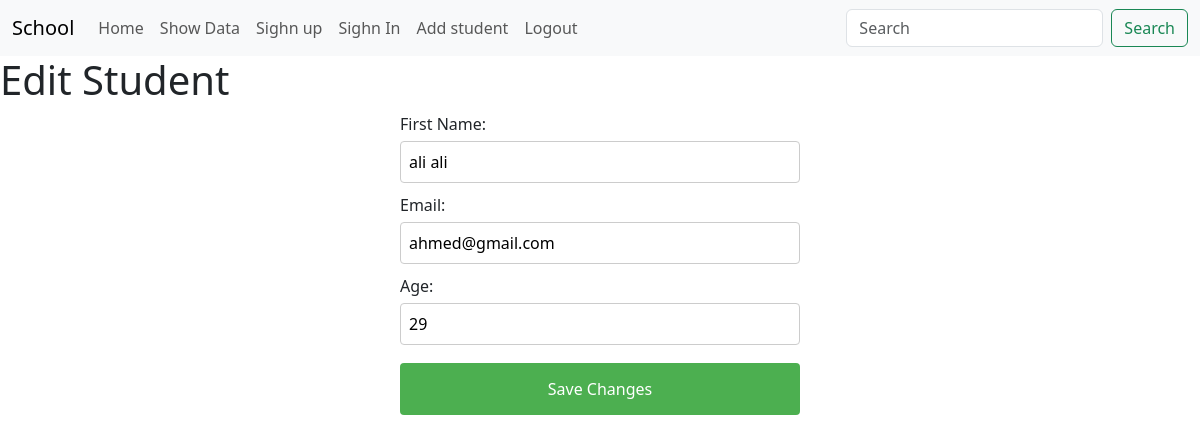
/edit_student/22/, run on the app's committed database.
### Day1/models.py (models this page shows)
class Student(models.Model):
    id=models.AutoField(primary_key=True)
    s_name=models.CharField(max_length=50)
    S_Email=models.EmailField(max_length=20)
    Age=models.IntegerField()

### Day1/views.py (the view)
# urls.py: path('edit_student/<int:student_id>/', edit_student, name='edit_student'),
def edit_student(request, student_id):
    student = Student.objects.get(id=student_id)
    if request.method == 'POST':
        student.s_name = request.POST.get('fname')
        student.S_Email = request.POST.get('email')
        student.Age = request.POST.get('age')
        student.save()
        return redirect('showdata')
    return render(request, 'Day1/edit_student.html', {'student': student})

### Day1/templates/Day1/edit_student.html (shortened to what this page needs)
{% extends 'base.html' %}
{%block 'body'%}
<body>
    <h1>Edit Student</h1>
        <form method="post" style="max-width: 400px; margin: auto;">
        <label for="fname" style="display: block; margin-bottom: 5px;">First Name:</label>
        <input type="text" id="fname" name="fname" value="{{ student.s_name }}" required style="width: 100%; padding: 8px; margin-bottom: 10px; border: 1px solid #ccc; border-radius: 4px; box-sizing: border-box;"><br>
        <label for="email" style="display: block; margin-bottom: 5px;">Email:</label>
        <input type="email" id="email" name="email" value="{{ student.S_Email }}" required style="width: 100%; padding: 8px; margin-bottom: 10px; border: 1px solid #ccc; border-radius: 4px; box-sizing: border-box;"><br>
        <label for="age" style="display: block; margin-bottom: 5px;">Age:</label>
        <input type="number" id="age" name="age" value="{{ student.Age }}" required style="width: 100%; padding: 8px; margin-bottom: 10px; border: 1px solid #ccc; border-radius: 4px; box-sizing: border-box;"><br>
        <button type="submit" style="width: 100%; background-color: #4CAF50; color: white; padding: 14px 20px; margin: 8px 0; border: none; border-radius: 4px; cursor: pointer;">Save Changes</button>
    </form>
</body>
{%endblock 'body'%}

### data on the page
Student: fname "ali ali", email "ahmed@gmail.com", age "29"
